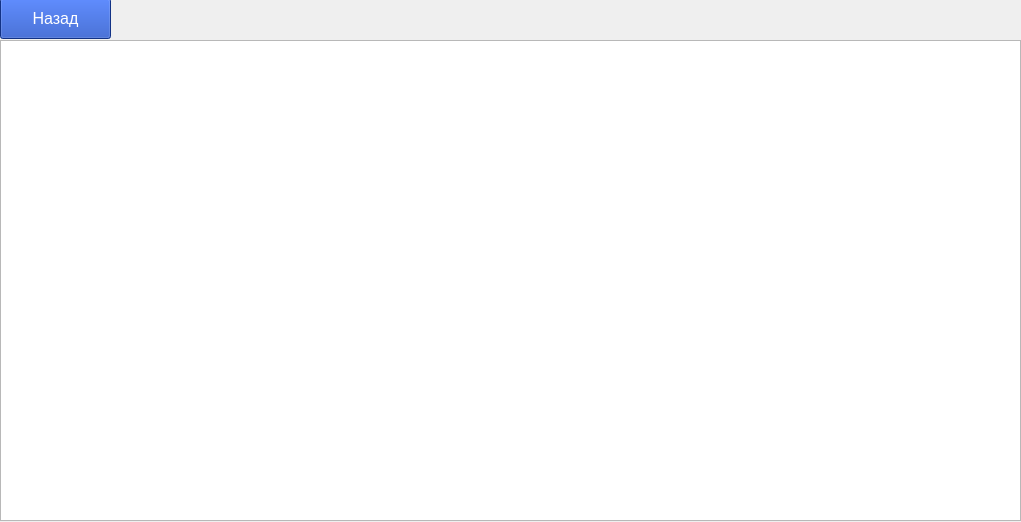
<?xml version="1.0" encoding="UTF-8"?>
<ui version="4.0">
 <class>Viewer</class>
 <widget class="QWidget" name="Viewer">
  <property name="geometry">
   <rect>
    <x>0</x>
    <y>0</y>
    <width>1021</width>
    <height>522</height>
   </rect>
  </property>
  <property name="windowTitle">
   <string>Form</string>
  </property>
  <property name="styleSheet">
   <string notr="true">QPushButton {
border: 1.5px solid var(--primary-color); border-radius: 0.25rem; font-size: 16px; min-width: 98px; background-color: rgb(25, 70, 186);; color: rgb(255, 255, 255);
}</string>
  </property>
  <widget class="QTableView" name="tableView">
   <property name="geometry">
    <rect>
     <x>0</x>
     <y>40</y>
     <width>1021</width>
     <height>481</height>
    </rect>
   </property>
  </widget>
  <widget class="QPushButton" name="pushButton">
   <property name="geometry">
    <rect>
     <x>0</x>
     <y>-2</y>
     <width>111</width>
     <height>41</height>
    </rect>
   </property>
   <property name="text">
    <string>Назад</string>
   </property>
  </widget>
 </widget>
 <resources/>
 <connections/>
</ui>
